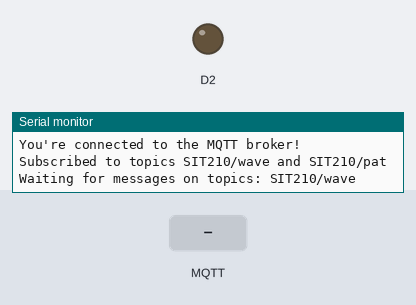
The sketch below on a simulated Arduino MKR. Parts: output pins drawn as LEDs (lit = HIGH), the last lines printed to the serial monitor. Dashed ring = blinking. The inputs (shaded band) are chosen by the test bench. WiFi joins after 1.5 s; servers stay silent unless stated; no MQTT or app messages arrive unless stated.

Above: at 2.7 s.
2.8 s: MQTT message "1" arrives on the second subscribed topic
At 2.9 s:
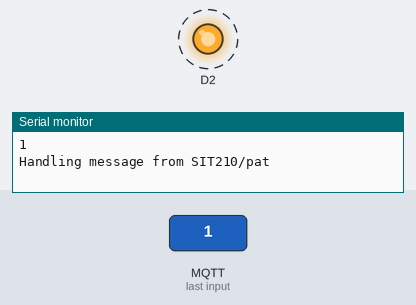
5.8 s: MQTT message "1" arrives on the first subscribed topic
7.3 s: MQTT message "on" arrives on the first subscribed topic
Timing chart, 0 to 10.3 s (numbered marks = the images above; inputs shaded):
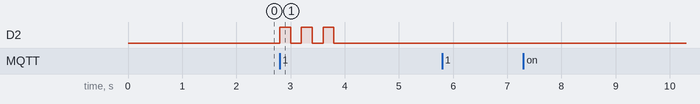

The sketch:

LED-3.3.ino
```cpp
#include <ArduinoMqttClient.h>
#include <WiFiNINA.h>

char ssid[] = "Connect Next";    // your network SSID
char pass[] = "12345678";    // your network password

WiFiClient wifiClient;
MqttClient mqttClient(wifiClient);

const char broker[] = "broker.emqx.io";
int        port     = 1883;
const char topic[]  = "SIT210/wave";
const char patTopic[] = "SIT210/pat"; // New pat topic

void setup() {
  Serial.begin(9600);
  pinMode(2, OUTPUT);
  while (!Serial);

  // Attempt to connect to WiFi network
  Serial.print("Attempting to connect to WPA SSID: ");
  Serial.println(ssid);
  while (WiFi.begin(ssid, pass) != WL_CONNECTED) {
    Serial.print(".");
    delay(2000);
  }
  Serial.println("You're connected to the network");

  // Connect to MQTT broker
  Serial.print("Attempting to connect to the MQTT broker: ");
  Serial.println(broker);
  if (!mqttClient.connect(broker, port)) {
    Serial.print("MQTT connection failed! Error code = ");
    Serial.println(mqttClient.connectError());
    while (1);
  }
  Serial.println("You're connected to the MQTT broker!");

  // Subscribe to topics
  mqttClient.subscribe(topic);
  mqttClient.subscribe(patTopic); // Subscribing to the new pat topic
  Serial.println("Subscribed to topics SIT210/wave and SIT210/pat");

  Serial.print("Waiting for messages on topics: ");
  Serial.println(topic);
}

void loop() {
  int messageSize = mqttClient.parseMessage();
  if (messageSize) {
    Serial.print("Received a message with topic '");
    Serial.print(mqttClient.messageTopic());
    Serial.print("', length ");
    Serial.print(messageSize);
    Serial.println(" bytes:");

    while (mqttClient.available()) {
      Serial.print((char)mqttClient.read());
    }
    Serial.println();

    if (String(mqttClient.messageTopic()) == patTopic) {
      // Handle the 'pat' topic message with an action (like blinking the LED)
      Serial.println("Handling message from SIT210/pat");
      for (int i = 0; i < 3; i++) {
        digitalWrite(2, HIGH);
        delay(200);
        digitalWrite(2, LOW);
        delay(200);
      }
    }

    // Publish the name "Angel mor" to the topic SIT210/wave
    mqttClient.beginMessage(topic);
    mqttClient.print("Message from Angel mor");
    mqttClient.endMessage();

    delay(1000);
  }
}
```

Measured:
- after the input at 2.8 s, D2: alternates HIGH for 0.20 s and LOW for 0.20 s, 6 changes in all, then stays LOW, starting at once
